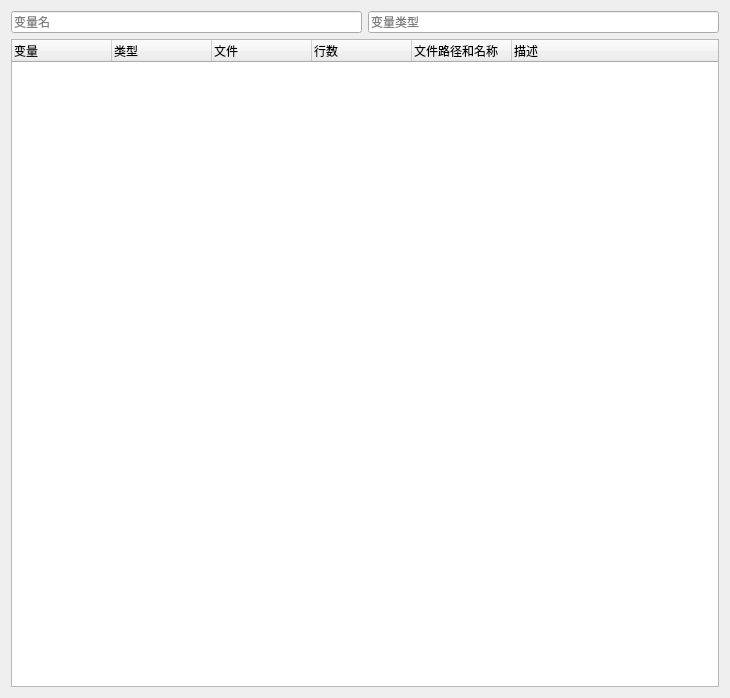
<?xml version="1.0" encoding="UTF-8"?>
<ui version="4.0">
 <class>SeerVariableBrowserWidgetForm</class>
 <widget class="QWidget" name="SeerVariableBrowserWidgetForm">
  <property name="geometry">
   <rect>
    <x>0</x>
    <y>0</y>
    <width>730</width>
    <height>698</height>
   </rect>
  </property>
  <property name="windowTitle">
   <string>Variable Browser</string>
  </property>
  <layout class="QGridLayout" name="gridLayout">
   <item row="0" column="0">
    <widget class="QLineEdit" name="variableNameSearchLineEdit">
     <property name="toolTip">
      <string>Search for variable names. &quot;*&quot; is allowed.</string>
     </property>
     <property name="statusTip">
      <string/>
     </property>
     <property name="placeholderText">
      <string>变量名</string>
     </property>
     <property name="clearButtonEnabled">
      <bool>true</bool>
     </property>
    </widget>
   </item>
   <item row="0" column="1">
    <widget class="QLineEdit" name="variableTypeSearchLineEdit">
     <property name="toolTip">
      <string>Search for variable types. &quot;*&quot; is allowed.</string>
     </property>
     <property name="statusTip">
      <string/>
     </property>
     <property name="placeholderText">
      <string>变量类型</string>
     </property>
     <property name="clearButtonEnabled">
      <bool>true</bool>
     </property>
    </widget>
   </item>
   <item row="1" column="0" colspan="2">
    <widget class="QTreeWidget" name="variableTreeWidget">
     <property name="columnCount">
      <number>6</number>
     </property>
     <column>
      <property name="text">
       <string>变量</string>
      </property>
     </column>
     <column>
      <property name="text">
       <string>类型</string>
      </property>
     </column>
     <column>
      <property name="text">
       <string>文件</string>
      </property>
     </column>
     <column>
      <property name="text">
       <string>行数</string>
      </property>
     </column>
     <column>
      <property name="text">
       <string>文件路径和名称</string>
      </property>
     </column>
     <column>
      <property name="text">
       <string>描述</string>
      </property>
     </column>
    </widget>
   </item>
  </layout>
 </widget>
 <resources/>
 <connections/>
</ui>
